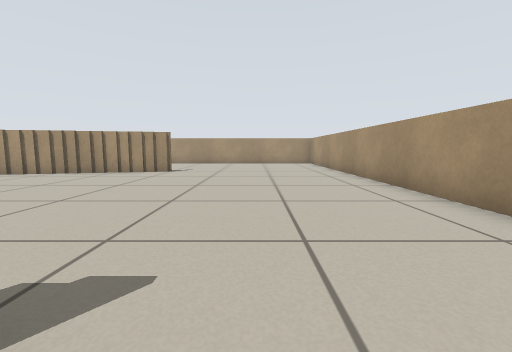
view 1 (above)

14 first-person views from a walk through a Stage world. The camera is 0.46 m above the floor, tilts 6° down and sees 90° across. The lines on the ground mark 1 m squares. The floor is counted in squares, 0.5 m on a side. Each view is taken from the middle of a square. On the plan, view 1 faces up. The plan holds only what a view shows up to about 10 squares ahead; the rest is blank. Robots are left out.

view 2
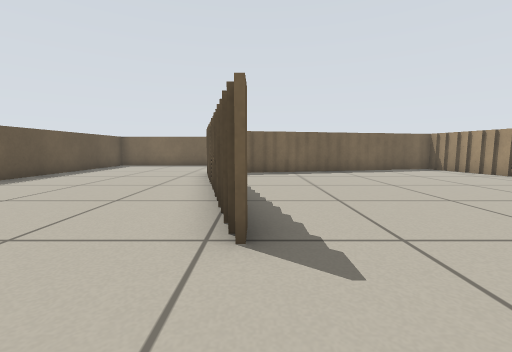

view 3
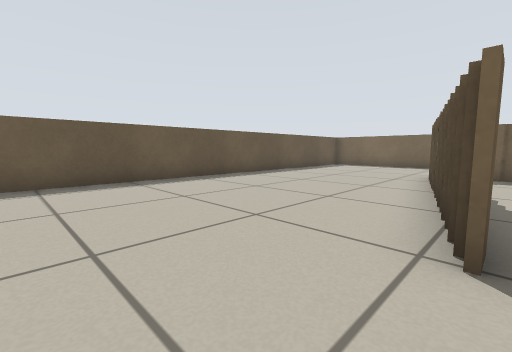

view 4
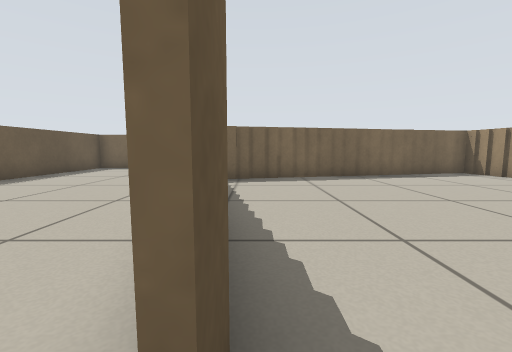

view 5
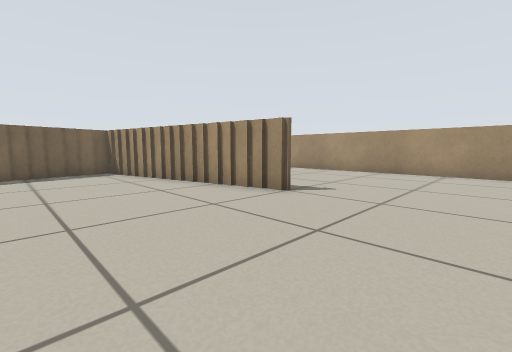

view 6
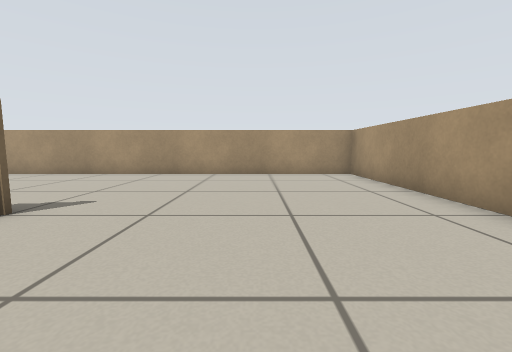

view 7
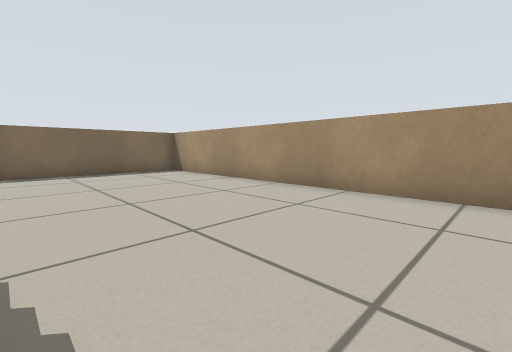

view 8
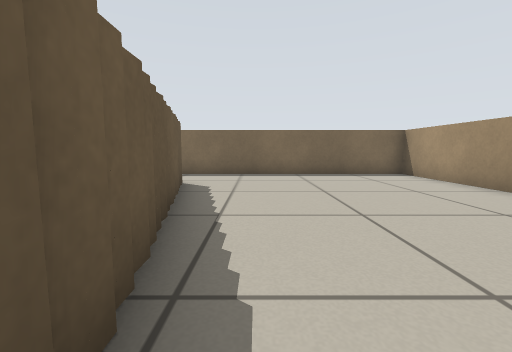

view 9
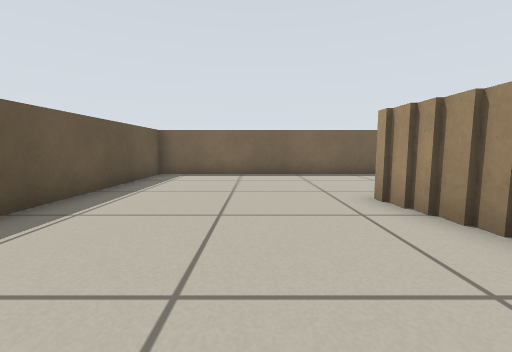

view 10
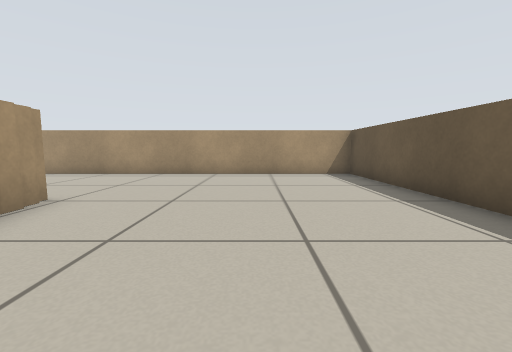

view 11
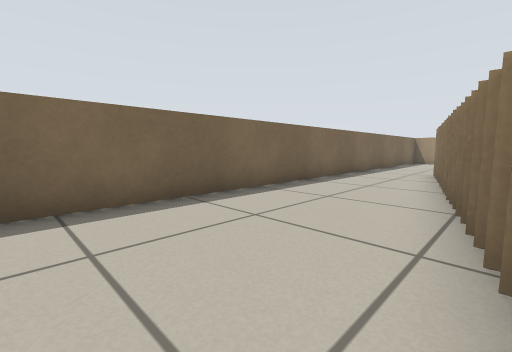

view 12
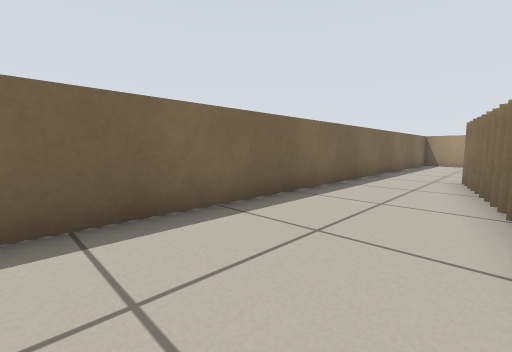

view 13
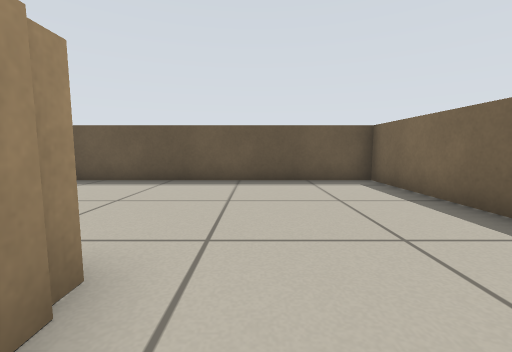

view 14
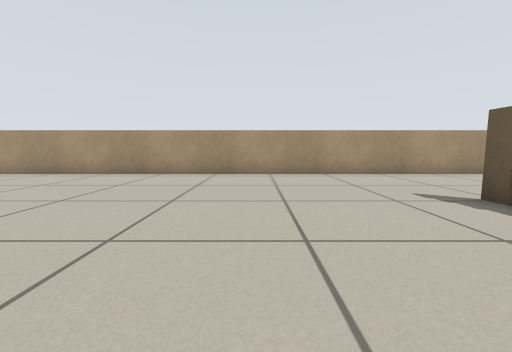

### Floor plan
Points are (right, up) in squares from view 1. A wall is a line through its corners. A room is listed if a view was taken in it or the views show most of it. See-through windows are left out.
Room 1 (views 1, 2, 3, 4, 5, 6, 7, 8, 9, 10, 11, 12, 13, 14)
walls: (-9.4, 3.6) (-9.4, 2.6); (-9.7, 4.5) (-9.7, 3.5); (-9.2, 2.6) (-9.2, 1.6); (-5.9, 9.8) (-7.2, 9.8); (-9.9, 5.4) (-9.9, 4.4); (-7.1, 9.5) (-8.5, 9.5); (-5, 10) (-6, 10); (-2, 0.9) (-1.4, 0.9); (-9, 1.8) (-9, 0.4); (-4.4, 10.2) (-5, 10.2); (-10.1, 6.2) (-10.1, 5.2); (-6.5, 10.1) (-5.8, 10.1); (-5.6, 10.3) (-4.5, 10.3); (-8.4, 9.3) (-9, 9.3); (-1.6, 0.6) (-2.5, 0.6); (-6.5, -0.4) (-7.5, -0.4); (-7.9, 9.8) (-6.8, 9.8); (-3.4, 10.4) (-4.5, 10.4); (-8.9, 9.1) (-10.6, 9.1); (-10.3, 7.6) (-10.3, 6.1); (-8.8, 9.6) (-8, 9.6); (-7.5, -0.6) (-8.5, -0.6); (-9.6, 9.4) (-9, 9.4); (-10.2, 8.9) (-10.6, 8.9) (-10.6, 7.5); (-10.5, 9.1) (-9.9, 9.1); (-8.9, -0.8) (-8.9, 0); (-13.4, 16.4) (-13.4, -6.5) (3.5, -6.5) (3.5, 16.4) (-13.4, 16.4)

Where each view was taken, in squares from view 1:
view 1: 0 up, 0 right, facing up
view 2: 1 up, 1 right, facing left
view 3: 1 up, 1 right, facing down-left
view 4: 1 up, 1 left, facing left
view 5: 6 up, 0 right, facing up-left
view 6: 7 up, 0 right, facing up
view 7: 11 up, 3 left, facing up-left
view 8: 11 up, 4 left, facing left
view 9: 3 down, 4 left, facing left
view 10: 3 down, 6 left, facing right
view 11: 2 down, 9 left, facing up-left
view 12: 0 up, 10 left, facing up-left
view 13: 1 up, 10 left, facing down
view 14: 5 up, 6 left, facing right
